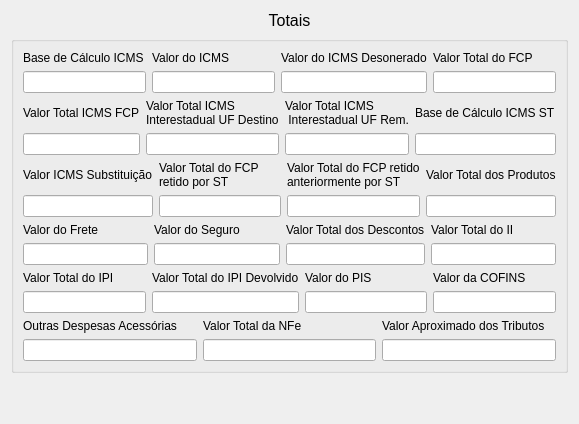
     <widget class="QWidget" name="tab_5">
      <attribute name="title">
       <string>Totais</string>
      </attribute>
      <layout class="QVBoxLayout" name="verticalLayout_79">
       <item>
        <widget class="QLabel" name="label_68">
         <property name="sizePolicy">
          <sizepolicy hsizetype="Preferred" vsizetype="Maximum">
           <horstretch>0</horstretch>
           <verstretch>0</verstretch>
          </sizepolicy>
         </property>
         <property name="font">
          <font>
           <pointsize>12</pointsize>
          </font>
         </property>
         <property name="text">
          <string>Totais</string>
         </property>
         <property name="alignment">
          <set>Qt::AlignCenter</set>
         </property>
        </widget>
       </item>
       <item>
        <widget class="QGroupBox" name="verticalGroupBox">
         <layout class="QVBoxLayout" name="verticalLayout_78">
          <item>
           <layout class="QHBoxLayout" name="horizontalLayout_34">
            <item>
             <layout class="QVBoxLayout" name="verticalLayout_80">
              <item>
               <widget class="QLabel" name="label_69">
                <property name="text">
                 <string>Base de Cálculo ICMS</string>
                </property>
               </widget>
              </item>
              <item>
               <widget class="QLineEdit" name="lineEdit_totais_1">
                <property name="readOnly">
                 <bool>true</bool>
                </property>
               </widget>
              </item>
             </layout>
            </item>
            <item>
             <layout class="QVBoxLayout" name="verticalLayout_83">
              <item>
               <widget class="QLabel" name="label_72">
                <property name="text">
                 <string>Valor do ICMS</string>
                </property>
               </widget>
              </item>
              <item>
               <widget class="QLineEdit" name="lineEdit_totais_2">
                <property name="readOnly">
                 <bool>true</bool>
                </property>
               </widget>
              </item>
             </layout>
            </item>
            <item>
             <layout class="QVBoxLayout" name="verticalLayout_82">
              <item>
               <widget class="QLabel" name="label_71">
                <property name="text">
                 <string>Valor do ICMS Desonerado</string>
                </property>
               </widget>
              </item>
              <item>
               <widget class="QLineEdit" name="lineEdit_totais_3">
                <property name="readOnly">
                 <bool>true</bool>
                </property>
               </widget>
              </item>
             </layout>
            </item>
            <item>
             <layout class="QVBoxLayout" name="verticalLayout_81">
              <item>
               <widget class="QLabel" name="label_70">
                <property name="text">
                 <string>Valor Total do FCP</string>
                </property>
               </widget>
              </item>
              <item>
               <widget class="QLineEdit" name="lineEdit_totais_4">
                <property name="readOnly">
                 <bool>true</bool>
                </property>
               </widget>
              </item>
             </layout>
            </item>
           </layout>
          </item>
          <item>
           <layout class="QHBoxLayout" name="horizontalLayout_38">
            <item>
             <layout class="QVBoxLayout" name="verticalLayout_96">
              <item>
               <widget class="QLabel" name="label_82">
                <property name="text">
                 <string>Valor Total ICMS FCP</string>
                </property>
               </widget>
              </item>
              <item>
               <widget class="QLineEdit" name="lineEdit_totais_5">
                <property name="readOnly">
                 <bool>true</bool>
                </property>
               </widget>
              </item>
             </layout>
            </item>
            <item>
             <layout class="QVBoxLayout" name="verticalLayout_98">
              <item>
               <widget class="QLabel" name="label_84">
                <property name="text">
                 <string>Valor Total ICMS
Interestadual UF Destino</string>
                </property>
               </widget>
              </item>
              <item>
               <widget class="QLineEdit" name="lineEdit_totais_6">
                <property name="readOnly">
                 <bool>true</bool>
                </property>
               </widget>
              </item>
             </layout>
            </item>
            <item>
             <layout class="QVBoxLayout" name="verticalLayout_97">
              <item>
               <widget class="QLabel" name="label_83">
                <property name="text">
                 <string>Valor Total ICMS 
 Interestadual UF Rem.</string>
                </property>
               </widget>
              </item>
              <item>
               <widget class="QLineEdit" name="lineEdit_totais_7">
                <property name="readOnly">
                 <bool>true</bool>
                </property>
               </widget>
              </item>
             </layout>
            </item>
            <item>
             <layout class="QVBoxLayout" name="verticalLayout_95">
              <item>
               <widget class="QLabel" name="label_81">
                <property name="text">
                 <string>Base de Cálculo ICMS ST</string>
                </property>
               </widget>
              </item>
              <item>
               <widget class="QLineEdit" name="lineEdit_totais_8">
                <property name="readOnly">
                 <bool>true</bool>
                </property>
               </widget>
              </item>
             </layout>
            </item>
           </layout>
          </item>
          <item>
           <layout class="QHBoxLayout" name="horizontalLayout_39">
            <item>
             <layout class="QVBoxLayout" name="verticalLayout_93">
              <item>
               <widget class="QLabel" name="label_86">
                <property name="text">
                 <string>Valor ICMS Substituição</string>
                </property>
               </widget>
              </item>
              <item>
               <widget class="QLineEdit" name="lineEdit_totais_9">
                <property name="readOnly">
                 <bool>true</bool>
                </property>
               </widget>
              </item>
             </layout>
            </item>
            <item>
             <layout class="QVBoxLayout" name="verticalLayout_101">
              <item>
               <widget class="QLabel" name="label_88">
                <property name="text">
                 <string>Valor Total do FCP
retido por ST</string>
                </property>
               </widget>
              </item>
              <item>
               <widget class="QLineEdit" name="lineEdit_totais_10">
                <property name="readOnly">
                 <bool>true</bool>
                </property>
               </widget>
              </item>
             </layout>
            </item>
            <item>
             <layout class="QVBoxLayout" name="verticalLayout_100">
              <item>
               <widget class="QLabel" name="label_87">
                <property name="text">
                 <string>Valor Total do FCP retido
anteriormente por ST</string>
                </property>
               </widget>
              </item>
              <item>
               <widget class="QLineEdit" name="lineEdit_totais_11">
                <property name="readOnly">
                 <bool>true</bool>
                </property>
               </widget>
              </item>
             </layout>
            </item>
            <item>
             <layout class="QVBoxLayout" name="verticalLayout_99">
              <item>
               <widget class="QLabel" name="label_85">
                <property name="text">
                 <string>Valor Total dos Produtos</string>
                </property>
               </widget>
              </item>
              <item>
               <widget class="QLineEdit" name="lineEdit_totais_12">
                <property name="readOnly">
                 <bool>true</bool>
                </property>
               </widget>
              </item>
             </layout>
            </item>
           </layout>
          </item>
          <item>
           <layout class="QHBoxLayout" name="horizontalLayout_40">
            <item>
             <layout class="QVBoxLayout" name="verticalLayout_102">
              <item>
               <widget class="QLabel" name="label_89">
                <property name="text">
                 <string>Valor do Frete</string>
                </property>
               </widget>
              </item>
              <item>
               <widget class="QLineEdit" name="lineEdit_totais_13">
                <property name="readOnly">
                 <bool>true</bool>
                </property>
               </widget>
              </item>
             </layout>
            </item>
            <item>
             <layout class="QVBoxLayout" name="verticalLayout_104">
              <item>
               <widget class="QLabel" name="label_92">
                <property name="text">
                 <string>Valor do Seguro</string>
                </property>
               </widget>
              </item>
              <item>
               <widget class="QLineEdit" name="lineEdit_totais_14">
                <property name="readOnly">
                 <bool>true</bool>
                </property>
               </widget>
              </item>
             </layout>
            </item>
            <item>
             <layout class="QVBoxLayout" name="verticalLayout_103">
              <item>
               <widget class="QLabel" name="label_91">
                <property name="text">
                 <string>Valor Total dos Descontos</string>
                </property>
               </widget>
              </item>
              <item>
               <widget class="QLineEdit" name="lineEdit_totais_15">
                <property name="readOnly">
                 <bool>true</bool>
                </property>
               </widget>
              </item>
             </layout>
            </item>
            <item>
             <layout class="QVBoxLayout" name="verticalLayout_94">
              <item>
               <widget class="QLabel" name="label_90">
                <property name="text">
                 <string>Valor Total do II</string>
                </property>
               </widget>
              </item>
              <item>
               <widget class="QLineEdit" name="lineEdit_totais_16">
                <property name="readOnly">
                 <bool>true</bool>
                </property>
               </widget>
              </item>
             </layout>
            </item>
           </layout>
          </item>
          <item>
           <layout class="QHBoxLayout" name="horizontalLayout_41">
            <item>
             <layout class="QVBoxLayout" name="verticalLayout_92">
              <item>
               <widget class="QLabel" name="label_94">
                <property name="text">
                 <string>Valor Total do IPI</string>
                </property>
               </widget>
              </item>
              <item>
               <widget class="QLineEdit" name="lineEdit_totais_17">
                <property name="readOnly">
                 <bool>true</bool>
                </property>
               </widget>
              </item>
             </layout>
            </item>
            <item>
             <layout class="QVBoxLayout" name="verticalLayout_106">
              <item>
               <widget class="QLabel" name="label_95">
                <property name="text">
                 <string>Valor Total do IPI Devolvido</string>
                </property>
               </widget>
              </item>
              <item>
               <widget class="QLineEdit" name="lineEdit_totais_18">
                <property name="readOnly">
                 <bool>true</bool>
                </property>
               </widget>
              </item>
             </layout>
            </item>
            <item>
             <layout class="QVBoxLayout" name="verticalLayout_107">
              <item>
               <widget class="QLabel" name="label_96">
                <property name="text">
                 <string>Valor do PIS</string>
                </property>
               </widget>
              </item>
              <item>
               <widget class="QLineEdit" name="lineEdit_totais_19">
                <property name="readOnly">
                 <bool>true</bool>
                </property>
               </widget>
              </item>
             </layout>
            </item>
            <item>
             <layout class="QVBoxLayout" name="verticalLayout_105">
              <item>
               <widget class="QLabel" name="label_93">
                <property name="text">
                 <string>Valor da COFINS</string>
                </property>
               </widget>
              </item>
              <item>
               <widget class="QLineEdit" name="lineEdit_totais_20">
                <property name="readOnly">
                 <bool>true</bool>
                </property>
               </widget>
              </item>
             </layout>
            </item>
           </layout>
          </item>
          <item>
           <layout class="QHBoxLayout" name="horizontalLayout_35">
            <item>
             <layout class="QVBoxLayout" name="verticalLayout_108">
              <item>
               <widget class="QLabel" name="label_97">
                <property name="text">
                 <string>Outras Despesas Acessórias</string>
                </property>
               </widget>
              </item>
              <item>
               <widget class="QLineEdit" name="lineEdit_totais_21">
                <property name="readOnly">
                 <bool>true</bool>
                </property>
               </widget>
              </item>
             </layout>
            </item>
            <item>
             <layout class="QVBoxLayout" name="verticalLayout_110">
              <item>
               <widget class="QLabel" name="label_99">
                <property name="text">
                 <string>Valor Total da NFe</string>
                </property>
               </widget>
              </item>
              <item>
               <widget class="QLineEdit" name="lineEdit_totais_22">
                <property name="readOnly">
                 <bool>true</bool>
                </property>
               </widget>
              </item>
             </layout>
            </item>
            <item>
             <layout class="QVBoxLayout" name="verticalLayout_109">
              <item>
               <widget class="QLabel" name="label_98">
                <property name="text">
                 <string>Valor Aproximado dos Tributos</string>
                </property>
               </widget>
              </item>
              <item>
               <widget class="QLineEdit" name="lineEdit_totais_23">
                <property name="readOnly">
                 <bool>true</bool>
                </property>
               </widget>
              </item>
             </layout>
            </item>
           </layout>
          </item>
         </layout>
        </widget>
       </item>
       <item>
        <spacer name="verticalSpacer_4">
         <property name="orientation">
          <enum>Qt::Vertical</enum>
         </property>
         <property name="sizeHint" stdset="0">
          <size>
           <width>20</width>
           <height>40</height>
          </size>
         </property>
        </spacer>
       </item>
      </layout>
     </widget>
